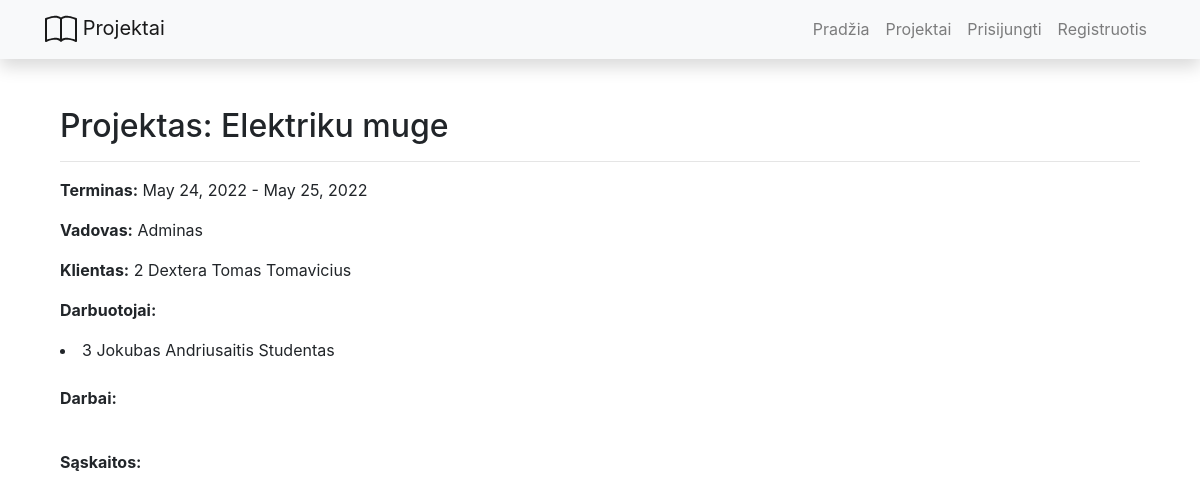
/projects/3/, run on the app's committed database.
### projects/models.py (models this page shows, shortened)
class Project(models.Model):
    name = models.CharField('Name', max_length=200)
    start_date = models.DateField('Start date')
    end_date = models.DateField('End date')
    client = models.ForeignKey('Client', on_delete=models.SET_NULL, null=True)
    manager = models.ForeignKey(User, verbose_name="Manager", on_delete=models.SET_NULL, null=True)
    employees = models.ManyToManyField('Employee', verbose_name="Employees")

class Client(models.Model):
    name = models.CharField('Name', max_length=200, null=True)
    lastname = models.CharField('Lastname', max_length=200, null=True)
    company = models.CharField('Company', max_length=200)
    contacts = models.CharField('Contacts', max_length=200, null=True)
    def __str__(self):
        return f'{self.id} {self.company} {self.name} {self.lastname}'

class Employee(models.Model):
    name = models.CharField('Name', max_length=200)
    lastname = models.CharField('Lastname', max_length=200)
    position = models.CharField('Pareigos', max_length=200, null=True)
    def __str__(self):
        return f'{self.id} {self.name} {self.lastname} {self.position}'

### projects/views.py (the view)
# urls.py: path('<int:pk>/', views.ProjectDetailView.as_view(), name='project'),
class ProjectDetailView(generic.DetailView):
    model = Project
    template_name = 'project.html'

### projects/templates/project.html (shortened to what this page needs)
{% extends "base.html" %}
{% block content %}
    <div class="container project">
    <h2>Projektas: {{ project.name }}</h2>
    <hr/>
    <p><strong>Terminas:</strong> {{ project.start_date }} - {{ project.end_date }}</p>
    <p><strong>Vadovas:</strong> {{ project.manager }}</p>
    <p><strong>Klientas:</strong> {{ project.client }}</p>
    <p><strong>Darbuotojai:</strong></p>
    {% for employee in project.employees.all %}
        <li>{{ employee }}</li>
    {% endfor %}
    <p><strong>Darbai:</strong></p>
    <p><strong>Sąskaitos:</strong></p>
    </div>
{% endblock %}

### data on the page
Project: name "Elektriku muge", start_date "May 24, 2022", end_date "May 25, 2022", manager "Adminas", client "2 Dextera Tomas Tomavicius"
Employee: id+name+lastname "3 Jokubas Andriusaitis Studentas"
